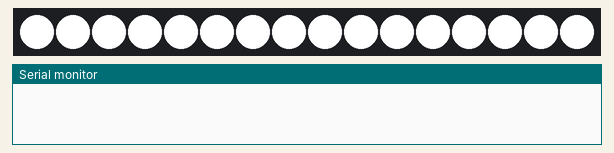
The sketch below on a simulated Arduino Uno, built with avr-gcc and run on an emulated ATmega328P. Shown: 16 RGB LEDs in strip order, left to right, the last lines printed to the serial monitor. Random numbers use the default seed unless the sketch sets one.

Above: at 1.8 s.
At 12.7 s:
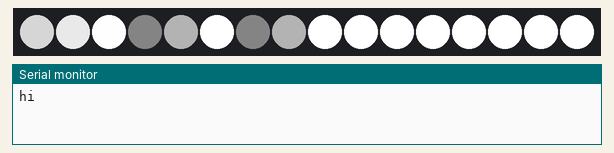

The sketch:

CampDavidSign.ino
```cpp
#include "Tlc5940.h"

int colorLinearCorrection[] = {
          0x00, 0x00, 0x00, 0x00, 0x00, 0x00, 0x00, 0x00, 0x00, 0x00, 0x01, 0x01, 0x01, 0x01, 0x01, 0x01,
          0x01, 0x01, 0x01, 0x01, 0x01, 0x01, 0x01, 0x01, 0x01, 0x02, 0x02, 0x02, 0x02, 0x02, 0x02, 0x02,
          0x02, 0x02, 0x03, 0x03, 0x03, 0x03, 0x03, 0x03, 0x04, 0x04, 0x04, 0x04, 0x04, 0x05, 0x05, 0x05,
          0x05, 0x06, 0x06, 0x06, 0x07, 0x07, 0x07, 0x08, 0x08, 0x08, 0x09, 0x09, 0x0A, 0x0A, 0x0B, 0x0B,
          0x0C, 0x0C, 0x0D, 0x0D, 0x0E, 0x0F, 0x0F, 0x10, 0x11, 0x11, 0x12, 0x13, 0x14, 0x15, 0x16, 0x17,
          0x18, 0x19, 0x1A, 0x1B, 0x1C, 0x1D, 0x1F, 0x20, 0x21, 0x23, 0x24, 0x26, 0x27, 0x29, 0x2B, 0x2C,
          0x2E, 0x30, 0x32, 0x34, 0x36, 0x38, 0x3A, 0x3C, 0x3E, 0x40, 0x43, 0x45, 0x47, 0x4A, 0x4C, 0x4F,
          0x51, 0x54, 0x57, 0x59, 0x5C, 0x5F, 0x62, 0x64, 0x67, 0x6A, 0x6D, 0x70, 0x73, 0x76, 0x79, 0x7C,
          0x7F, 0x82, 0x85, 0x88, 0x8B, 0x8E, 0x91, 0x94, 0x97, 0x9A, 0x9C, 0x9F, 0xA2, 0xA5, 0xA7, 0xAA,
          0xAD, 0xAF, 0xB2, 0xB4, 0xB7, 0xB9, 0xBB, 0xBE, 0xC0, 0xC2, 0xC4, 0xC6, 0xC8, 0xCA, 0xCC, 0xCE,
          0xD0, 0xD2, 0xD3, 0xD5, 0xD7, 0xD8, 0xDA, 0xDB, 0xDD, 0xDE, 0xDF, 0xE1, 0xE2, 0xE3, 0xE4, 0xE5,
          0xE6, 0xE7, 0xE8, 0xE9, 0xEA, 0xEB, 0xEC, 0xED, 0xED, 0xEE, 0xEF, 0xEF, 0xF0, 0xF1, 0xF1, 0xF2,
          0xF2, 0xF3, 0xF3, 0xF4, 0xF4, 0xF5, 0xF5, 0xF6, 0xF6, 0xF6, 0xF7, 0xF7, 0xF7, 0xF8, 0xF8, 0xF8,
          0xF9, 0xF9, 0xF9, 0xF9, 0xFA, 0xFA, 0xFA, 0xFA, 0xFA, 0xFB, 0xFB, 0xFB, 0xFB, 0xFB, 0xFB, 0xFC,
          0xFC, 0xFC, 0xFC, 0xFC, 0xFC, 0xFC, 0xFC, 0xFC, 0xFD, 0xFD, 0xFD, 0xFD, 0xFD, 0xFD, 0xFD, 0xFD,
          0xFD, 0xFD, 0xFD, 0xFD, 0xFD, 0xFD, 0xFD, 0xFE, 0xFE, 0xFE, 0xFE, 0xFE, 0xFE, 0xFE, 0xFF, 0xFF};

typedef struct
{
  int red,green,blue;
}Color;

typedef struct _Strip Strip;

typedef void (*stripProcess)(Strip *s);

struct _Strip
{
  int red,green,blue;
  Color color;
  stripProcess process;
  int stage;
  int length;
  unsigned long t;
};

Color firstColor = {0x45, 0x02, 0x79};
Color secondColor = {0xF8, 0xC2, 0x00};
Color off = {0, 0, 0};

Strip campStrip = {1,2,0,off, NULL, -1,0 , 0};
Strip iStrip = {3,4,5,off, NULL, -1, 0, 0};
Strip davidStrip = {6,7,8,off, NULL, -1, 0, 0};


void setup()
{
  Serial.begin(115200);
  Tlc.init(4095); // initialise TLC5940 and set all channels
  randomSeed(analogRead(0));
  setOn();
}

void setAllOff()
{
  for (int i = 0; i < 9; i++)
    Tlc.set(i, 4095);

  Tlc.update();
}

int to4095(int c)
{
  return 4095 - c*16;
}


void brightnessColor(Color basic, Color *newColor, int brightness)
{
  newColor->red = basic.red * brightness / 255;
  newColor->green = basic.green * brightness / 255;
  newColor->blue = basic.blue * brightness / 255;
}

void setStrip(Strip strip, Color color, int update = 1) //brightness should be between 0 to 255
{
  Tlc.set(strip.red,to4095(color.red));
  Tlc.set(strip.green,to4095(color.green));
  Tlc.set(strip.blue,to4095(color.blue));

  if(update == 1)
    Tlc.update();
  delay(1);
}

void fadeIn(Strip *strip)
{
    Color temp;
    if(strip->stage == 255)
    {
        setStrip(*strip, strip->color);
        strip->stage = -1;
        strip->process = NULL;
        strip->t = millis();
    }
    else if(strip->t < millis())
    {
        brightnessColor(strip->color, &temp, colorLinearCorrection[strip->stage]);
        setStrip(*strip, temp);

        strip->t = millis() + (strip->length/255);
        strip->stage++;
    }
}

void fadeOut(Strip *strip)
{
    Color temp;
    if(strip->stage == 255)
    {
        setStrip(*strip, off);

        strip->stage = -1;
        strip->process = NULL;
        strip->t = millis();
    }
    else if(strip->t < millis())
    {
        brightnessColor(strip->color, &temp, colorLinearCorrection[255 - strip->stage]);
        setStrip(*strip, temp);

        strip->t = millis() + (strip->length/255);
         strip->stage++;
    }
}

void flickering(Strip *strip)
{
  if(strip->stage%3 == 0)
  {
    setStrip(*strip,strip->color);

    strip->t = millis() + random(40,60);
    strip->stage++;
  }
  else if(strip->stage%3 == 1 &&  strip->t < millis()  )
  {
    setStrip(*strip,off);

    if(strip->stage > strip->length*3 || strip->length > 20)
    {
      strip->stage = -1;
      strip->process = NULL;
      strip->t = millis();
    }
    else
    {
       strip->t = millis() + random(80,250);
        strip->stage++;
    }
  }
  else if(strip->stage%3 == 2 && strip->t <  millis())
     strip->stage++;

}

void setFlickering(Strip *strip, int length)
{
  if(strip->stage == -1)
  {
    strip->process = flickering;
    strip->stage = 0;
    strip->length = length;
  }
}
void setFade(Strip *strip, stripProcess process, int length)
{
   if(strip->stage == -1)
   {
    strip->process = process;
    strip->stage = 0;
    strip->length = length;
   }
}

void waitTillProcessEnded(Strip *strip)
{
  while(strip->process != NULL && strip->stage != -1)
  {
    strip->process(strip);
    delay(2);
  }
}

void waitTillallEnded(int delayTiem = 0)
{
  unsigned long startTime = millis();
  while(campStrip.stage != -1 || iStrip.stage != -1 || davidStrip.stage!= -1)
  {
    if(campStrip.process != NULL && campStrip.stage != -1)
      campStrip.process(&campStrip);
    if(iStrip.process != NULL && iStrip.stage != -1)
      iStrip.process(&iStrip);
    if(davidStrip.process != NULL && davidStrip.stage!= -1)
      davidStrip.process(&davidStrip);
    delay(2);
    if(delayTiem!= 0 && millis() - startTime > delayTiem)
      break;
  }
}

void setOn()
{
  setRandomColor();
  setFlickering(&iStrip, random(2,3));
  waitTillProcessEnded(&iStrip);
  delay(random(500,1200));
   setFlickering(&iStrip, random(2,3));
  waitTillProcessEnded(&iStrip);
  delay(800);
  setFade(&campStrip, fadeIn, 3000);
  setFade(&davidStrip, fadeIn, 3000);
  waitTillallEnded(random(1500,2000));
  setFlickering(&iStrip, random(2,3));
  waitTillallEnded();
  delay(random(800,1200));
  setFlickering(&iStrip, random(2,3));
  waitTillProcessEnded(&iStrip);
  setFade(&iStrip, fadeIn, 3000);
  waitTillProcessEnded(&iStrip);
}

void setRandomColor()
{
   iStrip.color = (random(10) > 4)? firstColor: secondColor;
    davidStrip.color = iStrip.color;
   if(random(10) > 2)
      campStrip.color = (iStrip.color.red == secondColor.red && iStrip.color.green == secondColor.green && iStrip.color.blue == secondColor.blue)? firstColor: secondColor;
   else
      campStrip.color = iStrip.color;
}


void loop()
{
  waitTillallEnded();
  Serial.print("hi");
  delay(random(50000,80000));
  if(random(18) > 3) //just flickering
  {
    Serial.println("1");
    setStrip(iStrip, off); //turn off the strip

    setFlickering(&iStrip, random(3,5)); //flickring
    waitTillProcessEnded(&iStrip);
    setStrip(iStrip, iStrip.color);
    delay(random(300,500));
    setFlickering(&iStrip, random(2,3));
    waitTillProcessEnded(&iStrip);

    setStrip(iStrip, iStrip.color); //turn on the strip
  }
  else
  {
    Serial.println("2");

    setFade(&campStrip, fadeOut, 3000); //fade all out
    waitTillallEnded(random(600,800));

    setFade(&iStrip, fadeOut, 3000);
    setFade(&davidStrip, fadeOut, 3000);
    waitTillallEnded();
    delay(random(2000,5000));

    setRandomColor(); //get random color

    setFlickering(&iStrip, 3); //flickering
    waitTillProcessEnded(&iStrip);

    delay(random(600,1500));

    setFlickering(&iStrip, random(2,3));
    waitTillProcessEnded(&iStrip);

    delay(random(1200,3000));

     setFade(&campStrip, fadeIn, 5000); //fade all in
     setFade(&davidStrip, fadeIn, 5000);
     waitTillallEnded(random(1500,2000));
     setFlickering(&iStrip, random(2,3));
     waitTillallEnded();
     setFade(&iStrip, fadeIn, 3000);
     waitTillProcessEnded(&iStrip);
  }
}
```
